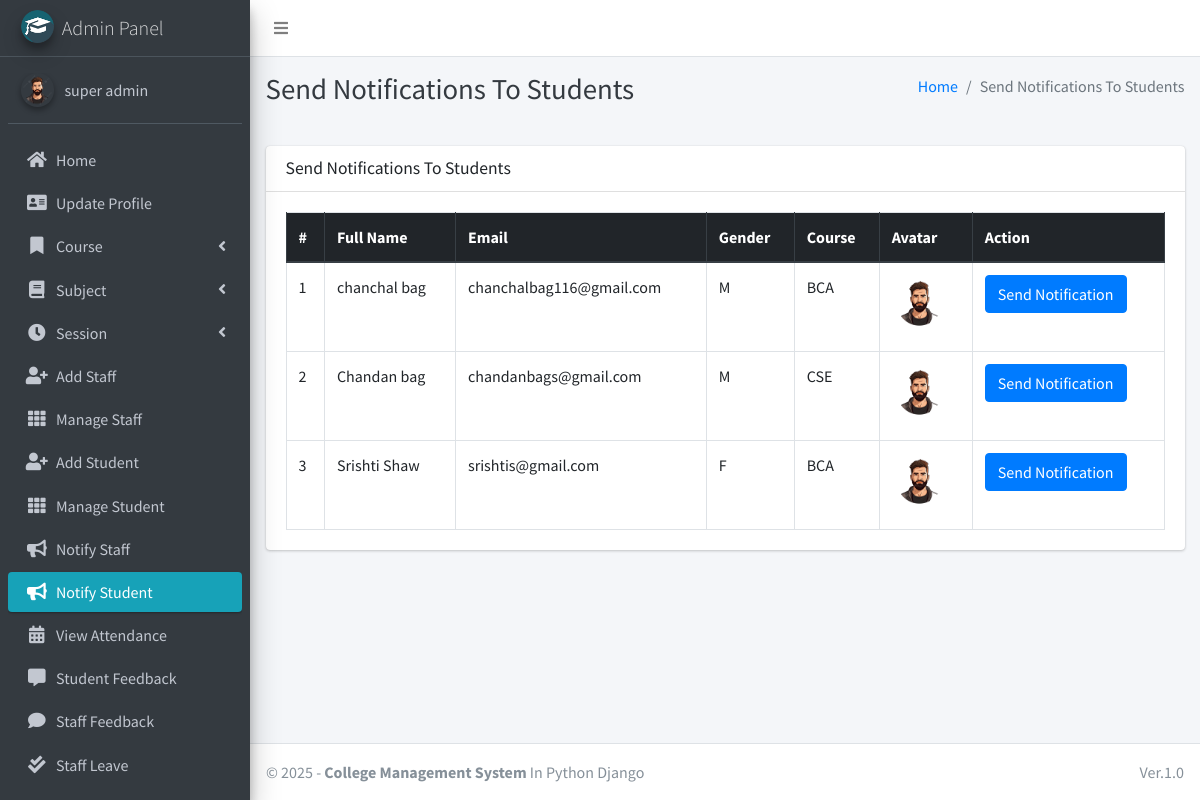
Page /admin_notify_student (signed in) on the committed database.
### main_app/models.py (models this page shows, shortened)
class CustomUser(AbstractUser):
    USER_TYPE = ((1, "HOD"), (2, "Staff"), (3, "Student"))
    GENDER = [("M", "Male"), ("F", "Female")]
    username = None  # Removed username, using email instead
    email = models.EmailField(unique=True)
    user_type = models.CharField(default=1, choices=USER_TYPE, max_length=1)
    gender = models.CharField(max_length=1, choices=GENDER)
    profile_pic = models.ImageField()
    address = models.TextField()
    fcm_token = models.TextField(default="")  # For firebase notifications
    created_at = models.DateTimeField(auto_now_add=True)
    updated_at = models.DateTimeField(auto_now=True)
    USERNAME_FIELD = "email"
    REQUIRED_FIELDS = []
    objects = CustomUserManager()
    def __str__(self):
        return self.first_name + " " + self.last_name

class Student(models.Model):
    admin = models.OneToOneField(CustomUser, on_delete=models.CASCADE)
    course = models.ForeignKey(Course, on_delete=models.DO_NOTHING, null=True, blank=False)
    session = models.ForeignKey(Session, on_delete=models.DO_NOTHING, null=True)

class Course(models.Model):
    name = models.CharField(max_length=120)
    created_at = models.DateTimeField(auto_now_add=True)
    updated_at = models.DateTimeField(auto_now=True)

### main_app/hod_views.py (the view)
# urls.py: path("admin_notify_student", hod_views.admin_notify_student,
def admin_notify_student(request):
    student = CustomUser.objects.filter(user_type=3)
    context = {
        'page_title': "Send Notifications To Students",
        'students': student
    }
    return render(request, "hod_template/student_notification.html", context)

### main_app/templates/hod_template/student_notification.html (shortened to what this page needs)
{% extends 'main_app/base.html' %}
{% load static %}
{% block page_title %}{{page_title}}{% endblock page_title %}
{% block content %}
<section class="content">
    <div class="container-fluid">
        <div class="row">
            <div class="col-md-12">
                <div class="card">
                    <div class="card-header">
                        <h3 class="card-title">{{page_title}}</h3>
                    </div>
                    <div class="card-body">
                        <table id="example2" class="table table-bordered table-hover">
                            <thead class="thead-dark">
                                <tr>
                                    <th>#</th>
                                    <th>Full Name</th>
                                    <th>Email</th>
                                    <th>Gender</th>
                                    <th>Course</th>
                                    <th>Avatar</th>
                                    <th>Action</th>
                                </tr>
                            </thead>
                            <tbody>
                                {% for student in students %}
                                <tr>
                                    <td>{{ forloop.counter }}</td>
                                    <td>{{student.first_name}} {{student.last_name}}</td>
                                    <td>{{student.email}}</td>
                                    <td>{{student.gender}}</td>
                                    <td>{{student.student.course.name}}</td>
                                    <td>
                                        {% if student.profile_pic == ""  %}
                                        No Image
                                        {% else %}
                                        <img class="img img-fluid mb-2" height="56" width="56"
                                            src="{{student.profile_pic}}" alt="">
                                        {% endif %}
                                    </td>
                                    <td><button data-toggle = "modal" data-target = "#myModal"class="btn btn-primary show_notification" value="{{student.id}}">Send Notification</button>
                                    </td>
                                </tr>
                                {% endfor %}
                            </tbody>
                        </table>
                    </div>
                </div>
            </div>
        </div>
    </div>
</section>
{% endblock content %}

### main_app/templates/main_app/sidebar_template.html (shortened to what this page needs)
{% load static %}
<aside class="main-sidebar sidebar-dark-info elevation-4">
    {% if request.user.user_type == '1' %}
    <a href="{% url 'admin_home' %}" class="brand-link">
        <img src="{% static 'dist/img/cmsl.png' %} " alt="AdminLTE Logo"
            class="brand-image img-circle elevation-3" >
        <span class="brand-text font-weight-light">Admin Panel</span>
    </a>
    <div class="sidebar">
        <div class="user-panel mt-3 pb-3 mb-3 d-flex">
            <div class="image">
                <img src="{{ request.user.profile_pic}}" class="img-circle elevation-2" alt="User Image">
            </div>
            <div class="info">
                <a href="#" class="d-block">{{user}}</a>
            </div>
        </div>
        <nav class="mt-2">
            <ul class="nav nav-pills nav-sidebar flex-column" data-widget="treeview" role="menu" data-accordion="false">
                <li class="nav-item">
                    {% url 'admin_home' as admin_home %}
                    <a href="{{admin_home}}" class="nav-link {% if admin_home == request.path %} active {% endif %}">
                        <i class="nav-icon fas fa-home"></i>
                        <p>
                            Home
                        </p>
                    </a>
                </li>
                <li class="nav-item">
                    {% url 'admin_view_profile' as admin_view_profile %}
                    <a href="{{admin_view_profile}}"
                        class="nav-link {% if admin_view_profile == request.path %} active {% endif %}">
                        <i class="nav-icon fas fa-address-card"></i>
                        <p>
                            Update Profile
                        </p>
                    </a>
                </li>
                <li class="nav-item has-treeview">
                    <a href="#" class="nav-link">
                        <i class="nav-icon fas fa-bookmark"></i>
                        <p>
                            Course
                            <i class="fas fa-angle-left right"></i>
                        </p>
                    </a>
                </li>
                <li class="nav-item has-treeview">
                    <a href="#" class="nav-link">
                        <i class="nav-icon fas fa-book"></i>
                        <p>
                            Subject
                            <i class="fas fa-angle-left right"></i>
                        </p>
                    </a>
                </li>
                <li class="nav-item has-treeview">
                    <a href="#" class="nav-link">
                        <i class="nav-icon fas fa-clock"></i>
                        <p>
                            Session
                            <i class="fas fa-angle-left right"></i>
                        </p>
                    </a>
                </li>
                <li class="nav-item">
                    {% url 'add_staff' as add_staff %}
                    <a href="{{add_staff}}" class="nav-link {% if add_staff == request.path %} active {% endif %}">
                        <i class="nav-icon fas fa-user-plus"></i>
                        <p>
                            Add Staff
                        </p>
                    </a>
                </li>
                <li class="nav-item">
                    {% url 'manage_staff' as manage_staff %}
                    {% url 'edit_staff' staff_id as edit_staff %}
                    <a href="{{manage_staff}}"
                        class="nav-link {% if manage_staff == request.path or request.path == edit_staff %} active {% endif %}">
                        <i class="nav-icon fas fa-th"></i>
                        <p>
                            Manage Staff
                        </p>
                    </a>
                </li>
                <li class="nav-item">
                    {% url 'add_student' as add_student%}
                    <a href="{{add_student}}" class="nav-link  {% if add_student == request.path %} active {% endif %}">
                        <i class="nav-icon fas fa-user-plus"></i>
                        <p>
                            Add Student
                        </p>
                    </a>
                </li>
                <li class="nav-item">
                    {% url 'manage_student' as manage_student %}
                    {% url 'edit_student' student_id as edit_student %}
                    <a href="{{manage_student}}"
                        class="nav-link  {% if edit_student == request.path or manage_student == request.path %} active {% endif %}">
                        <i class="nav-icon fas fa-th"></i>
                        <p>
                            Manage Student
                        </p>
                    </a>
                </li>
                <li class="nav-item">
                    {% url 'admin_notify_staff' as admin_notify_staff %}
                    <a href="{{admin_notify_staff}}"
                        class="nav-link {% if admin_notify_staff == request.path %} active {% endif %}">
                        <i class="nav-icon fas fa-bullhorn"></i>
                        <p>
                            Notify Staff
                        </p>
                    </a>
                </li>
                <li class="nav-item">
                    {% url 'admin_notify_student' as admin_notify_student %}
                    <a href="{{admin_notify_student}}"
                        class="nav-link {% if admin_notify_student == request.path %} active {% endif %}">
                        <i class="nav-icon fas fa-bullhorn"></i>
                        <p>
                            Notify Student
                        </p>
                    </a>
                </li>
                <li class="nav-item">
                    {% url 'admin_view_attendance' as admin_view_attendance %}
                <li class="nav-item">
                    <a href="{{admin_view_attendance}}"
                        class="nav-link  {% if admin_view_attendance == request.path %} active {% endif %}">
                        <i class="nav-icon fas fa-calendar-alt"></i>
                        <p>
                            View Attendance
                        </p>
                    </a>
                </li>
                <li class="nav-item">
                    {% url 'student_feedback_message' as student_feedback_message %}
                    <a href="{{ student_feedback_message }}"
                        class="nav-link  {% if student_feedback_message == request.path %} active {% endif %}">
                        <i class="nav-icon fas fa-comment-alt"></i>
                        <p>
                            Student Feedback
                        </p>
                    </a>
                </li>
                <li class="nav-item">
                    {% url 'staff_feedback_message' as staff_feedback_message %}
                    <a href="{{staff_feedback_message}}"
                        class="nav-link   {% if staff_feedback_message == request.path %} active {% endif %}">
                        <i class="nav-icon fas fa-comment"></i>
                        <p>
                            Staff Feedback
                        </p>
                    </a>
                </li>
                <li class="nav-item">
                    {% url 'view_staff_leave' as view_staff_leave %}
                    <a href="{{view_staff_leave}}"
                        class="nav-link  {% if view_staff_leave == request.path %} active {% endif %}">
                        <i class="nav-icon fas fa-check-double"></i>
                        <p>
                            Staff Leave
                        </p>
                    </a>
                </li>
                <li class="nav-item">
                    {% url 'view_student_leave' as view_student_leave %}
                    <a href="{% url 'view_student_leave' %}"
                        class="nav-link  {% if view_student_leave == request.path %} active {% endif %}">
                    </a>
                </li>
                                        {% endif %}
                                    </ul>
                                </nav>
                            </div>
</aside>

### rows in the picture
CustomUser: user.profile_pic (picture), first_name+last_name "super admin"
CustomUser: first_name "chanchal", last_name "bag", email "chanchalbag116@gmail.com", gender "M", student.course.name "BCA", profile_pic (picture)
CustomUser: first_name "Chandan", last_name "bag", email "chandanbags@gmail.com", gender "M", student.course.name "CSE", profile_pic (picture)
CustomUser: first_name "Srishti", last_name "Shaw", email "srishtis@gmail.com", gender "F", student.course.name "BCA", profile_pic (picture)

### other values in the picture
{{ page_title }} "Send Notifications To Students"
